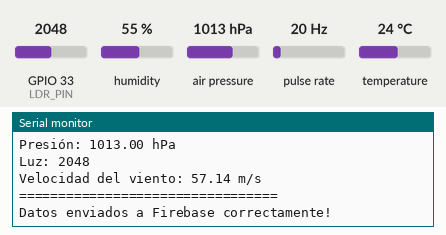
A sketch run on a simulated ESP32. On the bench: the last lines printed to the serial monitor. Wiring (inferred from the names in the program): pulse sensor: data GPIO 32. Inputs (shaded band) come from the test bench; at power-on: humidity 55 %, pulse rate 20 Hz, GPIO 33 (LDR_PIN) = 2048, air pressure 1013 hPa, temperature 24 °C. WiFi joins after 1.5 s; servers stay silent unless stated; the local clock reads 2024-03-15 10:24:30 at power-on unless the sketch sets it.

Above: at 3.2 s.
3.3 s: humidity set to 22 %
At 4.4 s:
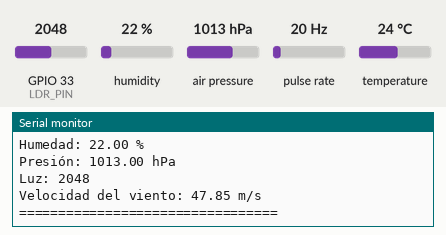
4.8 s: pulse rate (sensor on GPIO 32) set to 4 Hz
At 5.7 s:
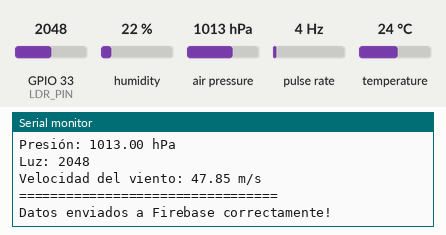
6.3 s: GPIO 33 (LDR_PIN) set to 2866
At 7.4 s:
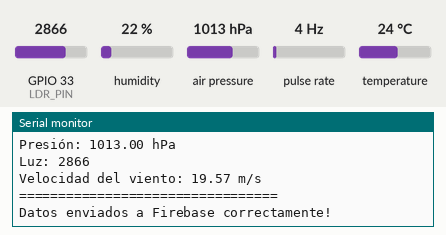
7.8 s: air pressure set to 952 hPa
At 9.2 s:
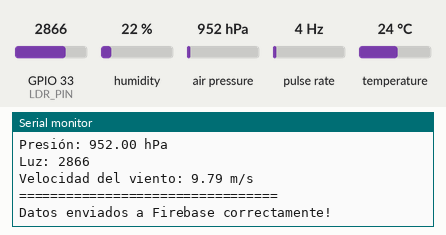
9.3 s: temperature set to 12 °C
10.8 s: pulse rate (sensor on GPIO 32) set to 50 Hz
At 12.5 s:
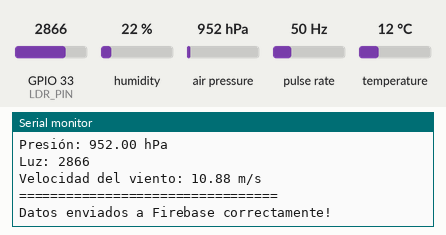
Timing chart, 0 to 13.3 s (numbered marks = the images above; inputs shaded):
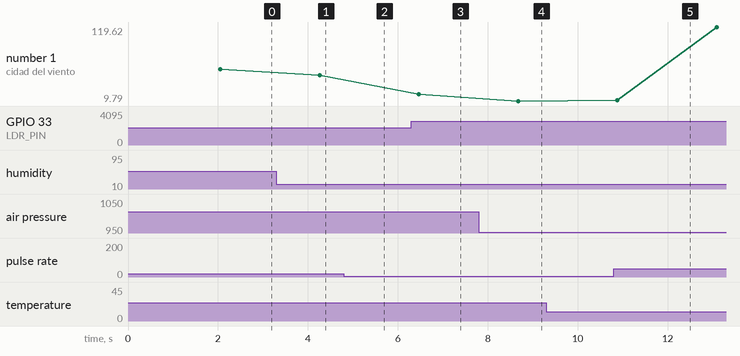

Measured:
- after the input at 3.3 s, the serial monitor: prints a new line after 0.96 s (image 1)
- after the input at 6.3 s, the serial monitor: prints a new line after 0.17 s (image 3)
- after the input at 7.8 s, the serial monitor: prints a new line after 0.87 s (image 4)
- after the input at 10.8 s, the serial monitor: prints a new line after 0.08 s (image 5)
- plotted number 1: 9.79 → 119.62 after the input at 10.8 s

The sketch:

EstacionClimaW.ino
```cpp
#include <WiFi.h>
#include <Wire.h>
#include <Adafruit_BMP280.h>
#include <AHTxx.h>
#include <FirebaseESP32.h>
#include <time.h>  // Para obtener la fecha y hora

// Credenciales Wi-Fi
#define WIFI_SSID "WiFi gratis pero solo amigos"
#define WIFI_PASSWORD "123propanotriol"

// Firebase (Usando autenticación con email y password)
#define FIREBASE_HOST "https://weatherstation-23ec0-default-rtdb.firebaseio.com/"
#define FIREBASE_API_KEY "AIzaSyD1r37EmwHCUYTmzbr-TZDqc0tOyia9vzI"
#define USER_EMAIL "Juandacg@ufm.edu"
#define USER_PASSWORD "juan1234"

FirebaseData firebaseData;
FirebaseAuth auth;
FirebaseConfig config;

Adafruit_BMP280 bmp;
AHTxx aht10(AHTXX_ADDRESS_X38, AHT1x_SENSOR);

// Pines
#define LDR_PIN 33
#define BARO_PIN 34
#define ANEMO_PIN 32

// Variables del anemómetro
volatile int conteoPulsos = 0;
unsigned long tiempoInicio = 0;
const float factorConversion = 2.4;

void IRAM_ATTR contarPulsos() {
    conteoPulsos++;
}

// Función para obtener la fecha y hora actual en formato "YYYY-MM-DD_HH:MM:SS"
String obtenerFechaHora() {
    struct tm timeinfo;
    if (!getLocalTime(&timeinfo)) {
        Serial.println("Error al obtener la hora");
        return "0000-00-00_00:00:00";
    }
    char buffer[20];
    snprintf(buffer, sizeof(buffer), "%04d-%02d-%02d_%02d:%02d:%02d",
             timeinfo.tm_year + 1900, timeinfo.tm_mon + 1, timeinfo.tm_mday,
             timeinfo.tm_hour, timeinfo.tm_min, timeinfo.tm_sec);
    return String(buffer);
}

void setup() {
    Serial.begin(115200);

    // Conectar WiFi
    WiFi.begin(WIFI_SSID, WIFI_PASSWORD);
    Serial.print("Conectando a WiFi");
    while (WiFi.status() != WL_CONNECTED) {
        Serial.print(".");
        delay(1000);
    }
    Serial.println("\nConectado a WiFi!");

    // Sincronizar hora con un servidor NTP
    configTime(0, 0, "pool.ntp.org", "time.nist.gov");

    // Configurar Firebase
    config.api_key = FIREBASE_API_KEY;
    config.database_url = FIREBASE_HOST;
    auth.user.email = USER_EMAIL;
    auth.user.password = USER_PASSWORD;

    Firebase.begin(&config, &auth);
    Firebase.reconnectWiFi(true);

    Serial.println("Autenticando en Firebase...");
    while (!Firebase.ready()) {
        Serial.print(".");
        delay(1000);
    }
    Serial.println("\nAutenticado en Firebase!");

    Wire.begin(21, 22);

    if (!bmp.begin(0x76)) {
        Serial.println("Error: No se detecta el BMP280.");
        while (1);
    }
    if (!aht10.begin()) {
        Serial.println("Error: No se detecta el AHT10.");
        while (1);
    }

    pinMode(ANEMO_PIN, INPUT_PULLUP);
    attachInterrupt(digitalPinToInterrupt(ANEMO_PIN), contarPulsos, FALLING);
    tiempoInicio = millis();
}

void loop() {
    float temperatura = aht10.readTemperature();
    float humedad = aht10.readHumidity();
    float presion = bmp.readPressure() / 100.0;
    int luz = analogRead(LDR_PIN);

    float tiempoTranscurrido = (millis() - tiempoInicio) / 1000.0;
    float velocidadViento = (conteoPulsos / tiempoTranscurrido) * factorConversion;

    conteoPulsos = 0;
    tiempoInicio = millis();

    String timestamp = obtenerFechaHora();

    Serial.println("=================================");
    Serial.println("Grupo: Brazos_al_pastor");
    Serial.print("Fecha y Hora: "); Serial.println(timestamp);
    Serial.print("Temperatura: "); Serial.print(temperatura); Serial.println(" °C");
    Serial.print("Humedad: "); Serial.print(humedad); Serial.println(" %");
    Serial.print("Presión: "); Serial.print(presion); Serial.println(" hPa");
    Serial.print("Luz: "); Serial.println(luz);
    Serial.print("Velocidad del viento: "); Serial.print(velocidadViento); Serial.println(" m/s");
    Serial.println("=================================\n");

    FirebaseJson json;
    json.set("temperatura", temperatura);
    json.set("humedad", humedad);
    json.set("presion", presion);
    json.set("luz", luz);
    json.set("velocidad_viento", velocidadViento);

    String path = "/Brazos_al_pastor/" + timestamp;
    if (Firebase.pushJSON(firebaseData, path, json)) {
        Serial.println("Datos enviados a Firebase correctamente!");
    } else {
        Serial.println("Error al enviar datos a Firebase.");
        Serial.println(firebaseData.errorReason());
    }

    delay(2000);
}
```
